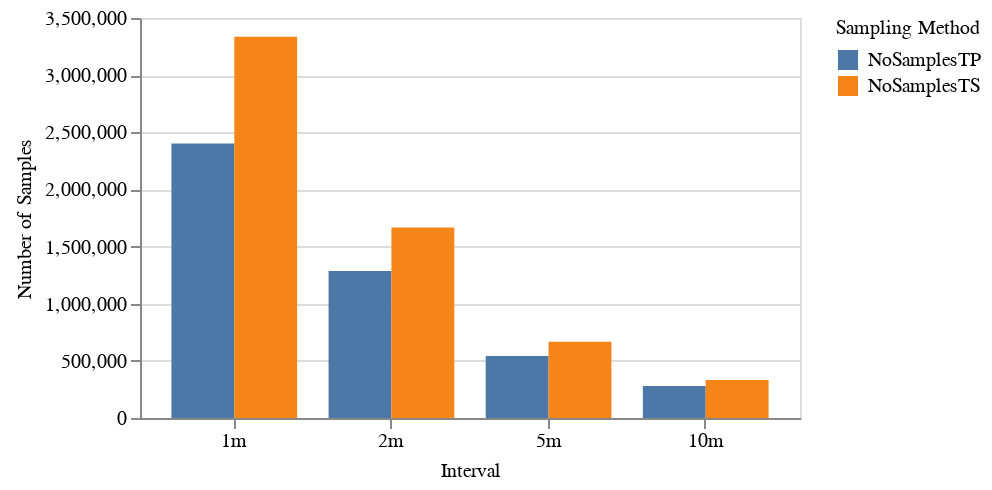

The cell this chart's notebook holds for it:
### Code cell
alt.Chart(df_melted).mark_bar().encode(
    x=alt.X('Interval:O', axis=alt.Axis(labelAngle=0), sort=['1m', '2m', '5m', '10m']),
    y=alt.Y('value:Q', title="Number of Samples"),
    xOffset="variable:N",
    color=alt.Color("variable:N", title="Sampling Method").legend(titleFontWeight='normal',  
                                    titleFontSize=10, titleFontStyle='Arial',labelFontWeight='normal', labelFontStyle='Arial',
                                    labelFontSize=9),
).properties(width=330, height=200).configure_axis(
    labelFontSize=9,
    titleFontSize=12,
    labelFontWeight='normal',
    titleFontWeight='normal',
    labelFontStyle='Arial',
    titleFontStyle='Arial' 
#  font='Arial') 
)

### Figure 1 — Vega-Lite specification as saved in the notebook (floating-point values rounded to 4 significant figures)
{"config": {"view": {"continuousWidth": 300, "continuousHeight": 300}, "axis": {"labelFontSize": 9, "labelFontStyle": "Arial", "labelFontWeight": "normal", "titleFontSize": 12, "titleFontStyle": "Arial", "titleFontWeight": "normal"}}, "data": {"name": "data-7424dd4bc2cee55542f555881380a455"}, "mark": {"type": "bar"}, "encoding": {"color": {"field": "variable", "legend": {"titleFontWeight": "normal", "titleFontSize": 10, "titleFontStyle": "Arial", "labelFontWeight": "normal", "labelFontStyle": "Arial", "labelFontSize": 9}, "title": "Sampling Method", "type": "nominal"}, "x": {"axis": {"labelAngle": 0}, "field": "Interval", "sort": ["1m", "2m", "5m", "10m"], "type": "ordinal"}, "xOffset": {"field": "variable", "type": "nominal"}, "y": {"field": "value", "title": "Number of Samples", "type": "quantitative"}}, "height": 200, "width": 330, "$schema": "https://vega.github.io/schema/vega-lite/v5.20.1.json", "datasets": {"data-7424dd4bc2cee55542f555881380a455": [{"Interval": "1m", "variable": "NoSamplesTP", "value": 2401927}, {"Interval": "2m", "variable": "NoSamplesTP", "value": 1286053}, {"Interval": "5m", "variable": "NoSamplesTP", "value": 542615}, {"Interval": "10m", "variable": "NoSamplesTP", "value": 280572}, {"Interval": "1m", "variable": "NoSamplesTS", "value": 3336696}, {"Interval": "2m", "variable": "NoSamplesTS", "value": 1667782}, {"Interval": "5m", "variable": "NoSamplesTS", "value": 666307}, {"Interval": "10m", "variable": "NoSamplesTS", "value": 332286}]}}
